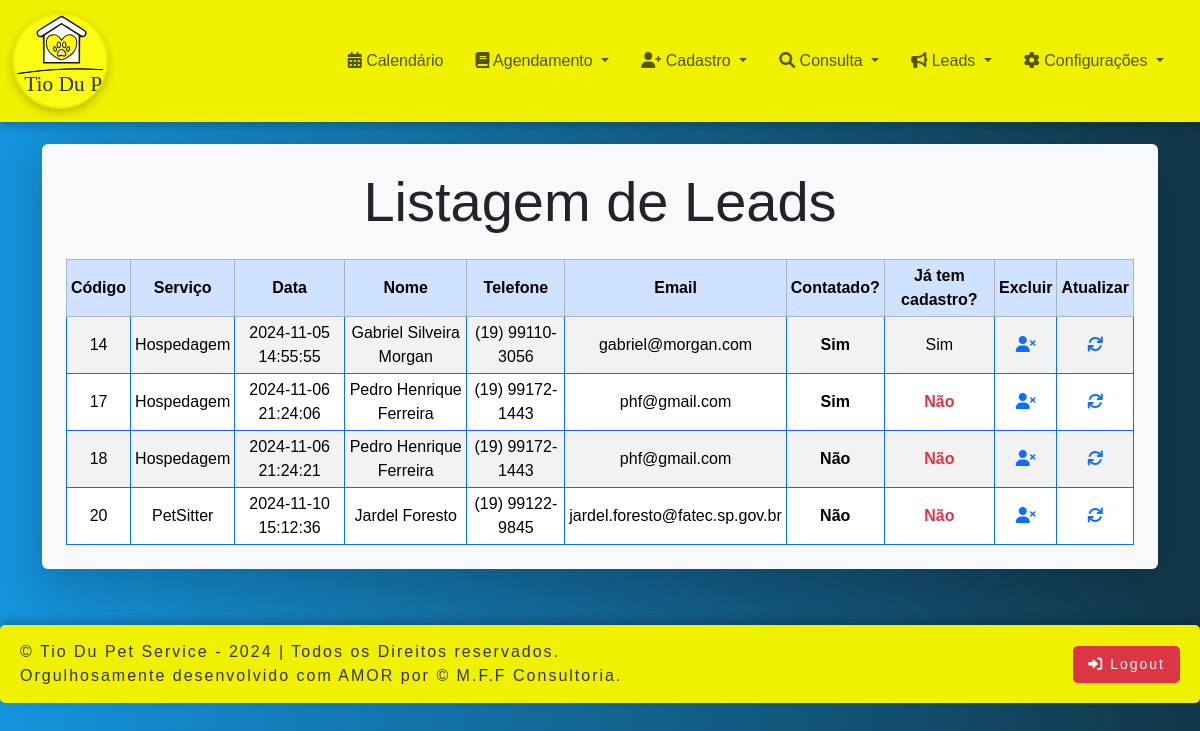
Page /office/lead_listar.php (signed in) on the committed database.
### tables this page shows
CREATE TABLE `lead` (
  `id` int(11) NOT NULL,
  `servico` varchar(255) NOT NULL,
  `data_lead` datetime DEFAULT current_timestamp(),
  `nome` varchar(255) NOT NULL,
  `telefone` varchar(15) NOT NULL,
  `email` varchar(255) NOT NULL,
  `contato_prefere` enum('email','telefone','whatsapp') NOT NULL,
  `horario_prefere` enum('manha','tarde') NOT NULL,
  `receber_novidades` tinyint(1) DEFAULT 0,
  `consentimento_dados` tinyint(1) DEFAULT 0,
  `data_consentimento` datetime NOT NULL,
  `politica_privacidade` varchar(255) NOT NULL,
  `lead_contatado` enum('Sim','Não') DEFAULT 'Não'
);

### office/lead_listar.php (the view, shortened to what this page needs)
<?php
include 'office_header.php';
?>
<head>
</head>
<body>
<?php
require_once("conexaoAction.php");
echo '
<section>
    <div class="container mt-4">
        <div class="form-container shadow-lg p-4 rounded">
            <h1 class="text-center mb-4 display-4">Listagem de Leads</h1>
            <table class="table table-sm table-striped table-hover table-bordered border-primary rounded">
                <thead class="table-primary text-center">
                    <tr>
                        <th>Código</th>
                        <th>Serviço</th>
                        <th>Data</th>
                        <th>Nome</th>
                        <th>Telefone</th>
                        <th>Email</th>
                        <th>Contatado?</th>
                        <th>Já tem cadastro?</th>
                        <th>Excluir</th>
                        <th>Atualizar</th>
                    </tr>
                </thead>
                <tbody class="text-center">';
$sql = "SELECT * FROM lead";
$resultado = $conexao->query($sql);
if ($resultado != null) {
    foreach ($resultado as $linha) {
        $emailLead = $linha['email'];
        $sqlCliente = "SELECT * FROM cliente WHERE email = '$emailLead'";
        $resultadoCliente = $conexao->query($sqlCliente);
        $temCadastro = $resultadoCliente->num_rows > 0 ? 'Sim' : '<a href="cliente_cadastro.php?email=' . $emailLead . '" class="no-cadastro">Não</a>';
        echo '<tr>';
        echo '<td>' . $linha['id'] . '</td>';
        echo '<td>' . $linha['servico'] . '</td>';
        echo '<td>' . $linha['data_lead'] . '</td>';
        echo '<td>' . $linha['nome'] . '</td>';
        echo '<td>' . $linha['telefone'] . '</td>';
        echo '<td>' . $linha['email'] . '</td>';
        echo '<td><strong>' . $linha['lead_contatado'] . '<strong></td>';
        echo '<td>' . $temCadastro . '</td>';
        echo '<td>
                <a href="lead_excluir.php?id=' . $linha['id'] . '">
                    <i class="fa fa-user-times"></i>
                </a>
              </td>';
        echo '<td>
                <a href="lead_atualizar.php?id=' . $linha['id'] . '">
                    <i class="fa fa-refresh"></i>
                </a>
              </td>';
        echo '</tr>';
    }
}
echo '          </tbody>
            </table>
        </div>
    </div>
</section>';
?>
            <div style="height: 6vh;"></div>
</body>
<?php
include 'office_footer.php';
?>
</html>

### office/office_style.css (style rules this page uses)
.form-container { width: 100%; background-color: #f8f9fa; padding: 30px; border-radius: 10px; box-shadow: 0px 4px 12px rgba(0, 0, 0, 0.1); }

### office/office_header.php (style rules this page uses)
body { background: linear-gradient(to right, rgb(20, 147, 220), rgb(17, 54, 71)); font-family: sans-serif; font-size: 1rem; }

### office/lead_listar.php (style rules this page uses)
.table td, .table th { text-align: center; vertical-align: middle; justify-content: center; }
.table a { text-decoration: none; }
.no-cadastro { color: #dc3545; font-weight: bold; }
.form-container { width: 100%; background-color: #f8f9fa; padding: 20px; border-radius: 8px; box-shadow: 0 0 10px rgba(0, 0, 0, 0.1); }
.table { margin-bottom: 0; }

### rows in the picture
lead: id "14", servico "Hospedagem", data_lead "2024-11-05 14:55:55", nome "Gabriel Silveira Morgan", telefone "(19) 99110-3056", email "gabriel@morgan.com", lead_contatado "Sim"
lead: id "17", servico "Hospedagem", data_lead "2024-11-06 21:24:06", nome "Pedro Henrique Ferreira", telefone "(19) 99172-1443", email "phf@gmail.com", lead_contatado "Sim"
lead: id "18", servico "Hospedagem", data_lead "2024-11-06 21:24:21", nome "Pedro Henrique Ferreira", telefone "(19) 99172-1443", email "phf@gmail.com", lead_contatado "Não"
lead: id "20", servico "PetSitter", data_lead "2024-11-10 15:12:36", nome "Jardel Foresto", telefone "(19) 99122-9845", email "jardel.foresto@fatec.sp.gov.br", lead_contatado "Não"
